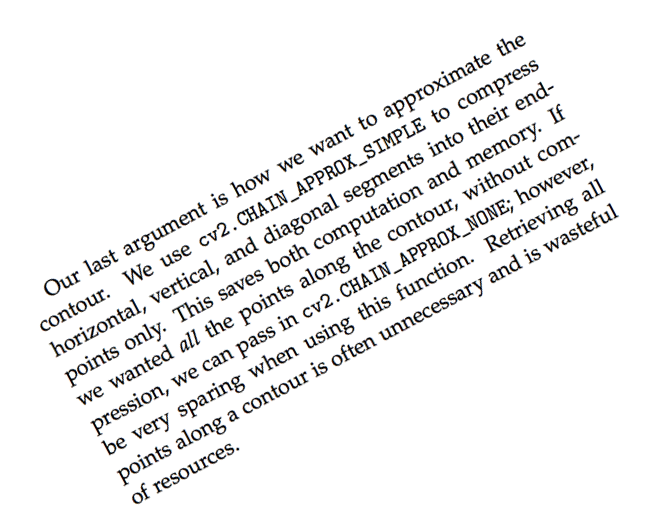
#> input picture Image Aligner/neg_28.png, 660 x 525 px, given in place of neg_28.png.png, which was not available
$ python align.py   (Python 2 division)   (older library calls are emulated)
#> lines starting #> are read from the running program, lines starting #| are printed output that depends on the picture; after the words box and inside, x2 and y2 are one past the last pixel; in counts of white or black regions, pixels touching at a corner belong together; long printed decimals are rounded; pictures that were not available may be replaced by others from this repository, and a replacement may not be noted
from scipy import misc, stats
from PIL import Image
import numpy as np
from skimage import feature, io
from skimage.transform import (hough_line, hough_line_peaks,
                               probabilistic_hough_line)

# hough image rotation
def Hough_Rotation (img, imgName):
    edges = feature.canny(img)
    h, theta, d = hough_line(edges)
    hac, angles, dists = hough_line_peaks(h, theta, d)

    deg = np.degrees(angles)
    angle = stats.mode(deg, axis = None).mode
    if (angle > 0):
        sumA = stats.mode(deg, axis = None).mode -90
    else:
        sumA = 90 + stats.mode(deg, axis = None).mode

    print sumA

    matrix = misc.toimage(h)
    matrix.save(imgName+'_Hough.png')

    Nmpy2PIL = misc.toimage(img)
    imgR = Nmpy2PIL.rotate(sumA, resample = Image.BICUBIC)
    imgR.save(imgName+'_rotation_hough.png')

# gets histogram from image. Horizontal Projection is calculated based
# on number of black pixels per line
def Hist_Projection (img):
    edges = feature.canny(img)
    n = edges.shape[0]
    Hist = np.zeros (n)
    for i in range(n):
        Hist[i] = np.sum(edges[i])
    return Hist

# rotates image for angles (-90 to 90) and calculates projection
# finds angle that histogram is most relevant and rotate in angle
def HorizontalP_Rotation (img, histogram, imgName):
    angleMax = 0
    diff = 0
    edgesP = feature.canny(img)
    for i in range (91):
        imgRP = misc.imrotate(edgesP, i, interp = 'bicubic')
        hRP = Hist_Projection (imgRP)

        imgRN = misc.imrotate(edgesP, -i, interp = 'bicubic')
        hRN = Hist_Projection (imgRN)

        mseRP = ((histogram - hRP)**2).mean( )
        mseRN = ((histogram - hRN)**2).mean( )

        if (diff < mseRP):
            diff = mseRP
            angleMax = i
        elif(diff < mseRN):
            diff = mseRN
            angleMax = -i

    img_projection = misc.imrotate(img, angleMax, interp = 'bicubic')
    io.imsave(imgName+'_rotation_projection.png', img_projection)

# main function
def main ( ):
    imgName= raw_input()
#> the answer given: neg_28.png
    img = misc.imread(imgName+'.png',mode ="L")
#> img: shape (525, 660); min 0, max 255, mean 240.8
    Hough_Rotation (img, imgName)
#> in Hough_Rotation, `edges = feature.canny(img)`:
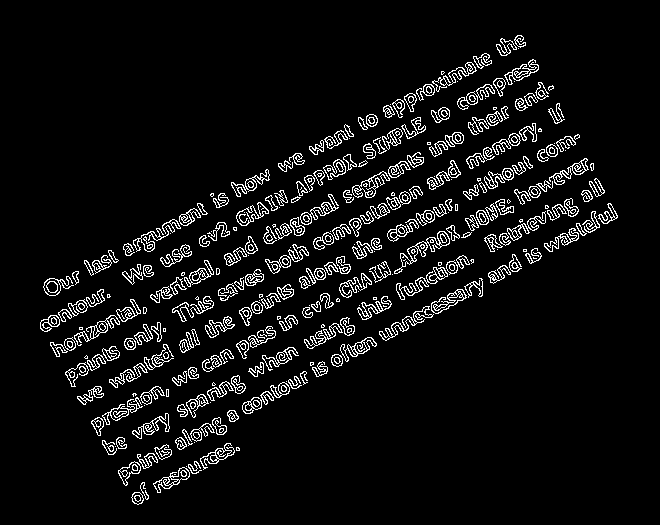
#> edges: shape (525, 660) bool; 6.3% white in thin lines or dots, all inside (x1, y1, x2, y2) = (40, 35, 618, 505)
#> in Hough_Rotation, `h, theta, d = hough_line(edges)`:
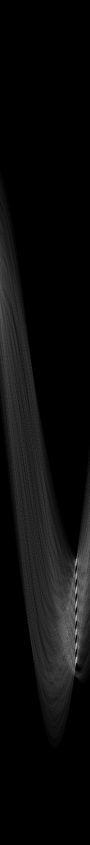
#> h: shape (1689, 180) uint64 (shown at 1/2 size); min 0, max 276, mean 13; drawn with min black and max white
#> in Hough_Rotation, `h, theta, d = hough_line(edges)`: theta = 180 values from -1.57 to 1.55; d = 1689 values from -844 to 844
#> in Hough_Rotation, `hac, angles, dists = hough_line_peaks(h, theta, d)`: hac = [276, 256, 244, 243, 243, 237, 229, 222, 221, 207, 168, 164, 163, 156, 151, 145]; angles = [1.08, 1.08, 1.08, 1.08, 1.08, 1.08, 1.08, 1.08, 1.08, 1.08, 0.785, 0.785, 0.785, 0.785, 0.785, 0.785]; dists = [481, 331, 453, 397, 359, 425, 313, 414, 275, 303, 424, 467, 371, 400, 453, 436]
#> in Hough_Rotation, `deg = np.degrees(angles)`: deg = [62, 62, 62, 62, 62, 62, 62, 62, 62, 62, 45, 45, 45, 45, 45, 45]
#| -28.000
#> in Hough_Rotation, `imgR = Nmpy2PIL.rotate(sumA, resample = Image.BICUBIC)`:
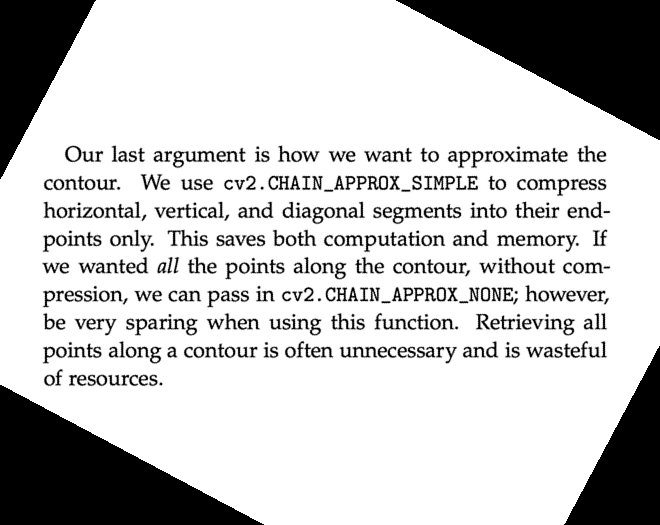
#> imgR: PIL image 660x525 L; min 0, max 255, mean 200.4

    histogram = Hist_Projection (img)
#> after the loop in Hist_Projection, `for i in range(n):`: Hist = 525 values, max 101 at index 236, min 0 at index 0, mean 41.79
#> histogram has the same summary as Hist in Hist_Projection
    HorizontalP_Rotation (img, histogram, imgName)
#> after the loop in HorizontalP_Rotation, `for i in range (91):`: angleMax = 0

#> (the run stopped early here; a loop or call above may not have finished)

$ run again, on Image Aligner/sample2.png
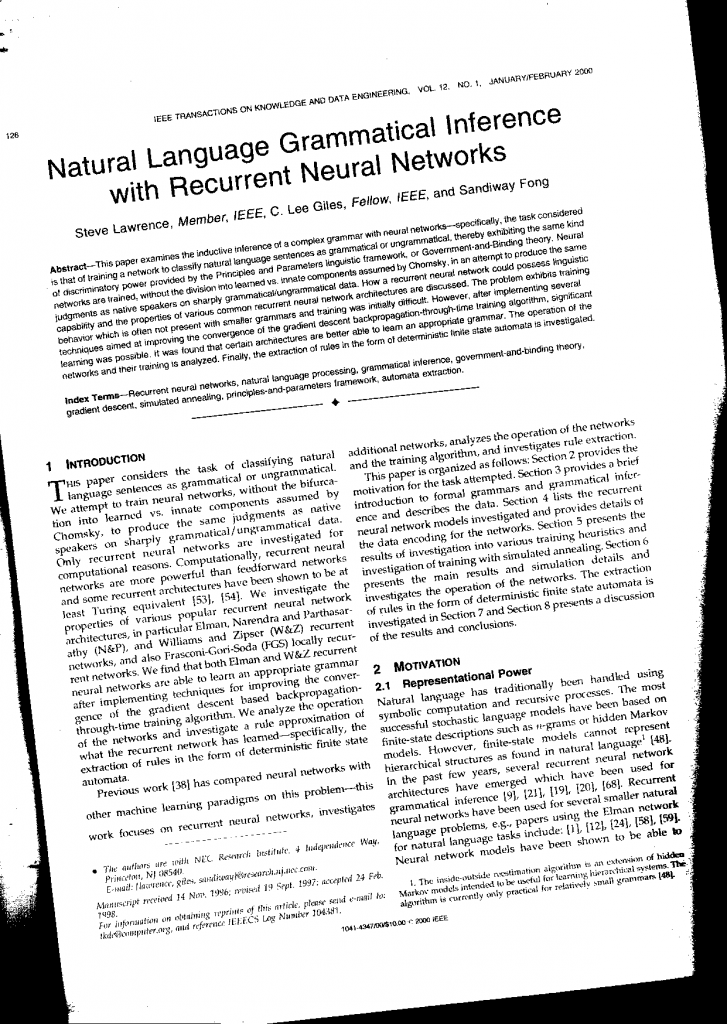
#> input picture Image Aligner/sample2.png, 727 x 1024 px, given in place of sample2.png.png, which was not available
#> in Hough_Rotation, `edges = feature.canny(img)`:
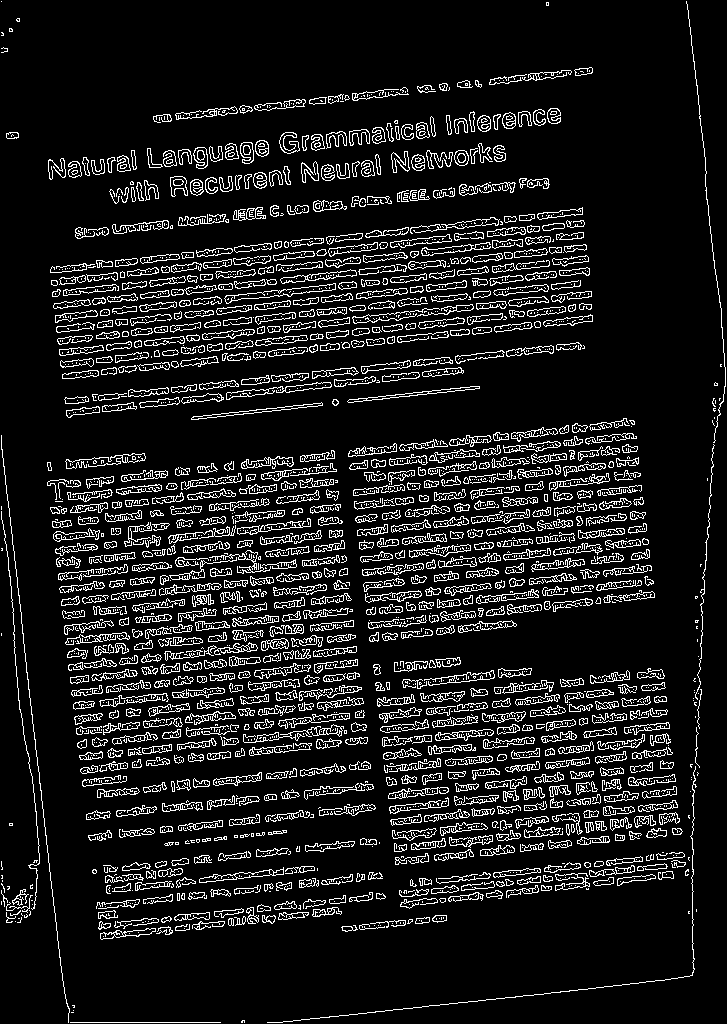
#> edges: shape (1024, 727) bool; 10.8% white in thin lines or dots
#> theta = 180 values from -1.57 to 1.55; d = 2513 values from -1256 to 1256
#> hac = 180 values, max 320 at index 0, min 161 at index 179, mean 194; angles = 180 values, max 1.47 at index 0, min -1.57 at index 156, mean 0.168; dists = 180 values, max 1045 at index 9, min -1022 at index 156, mean 245.6
#> deg = 180 values, max 84 at index 0, min -90 at index 156, mean 9.62
#| -6.000
#> in Hough_Rotation, `imgR = Nmpy2PIL.rotate(sumA, resample = Image.BICUBIC)`:
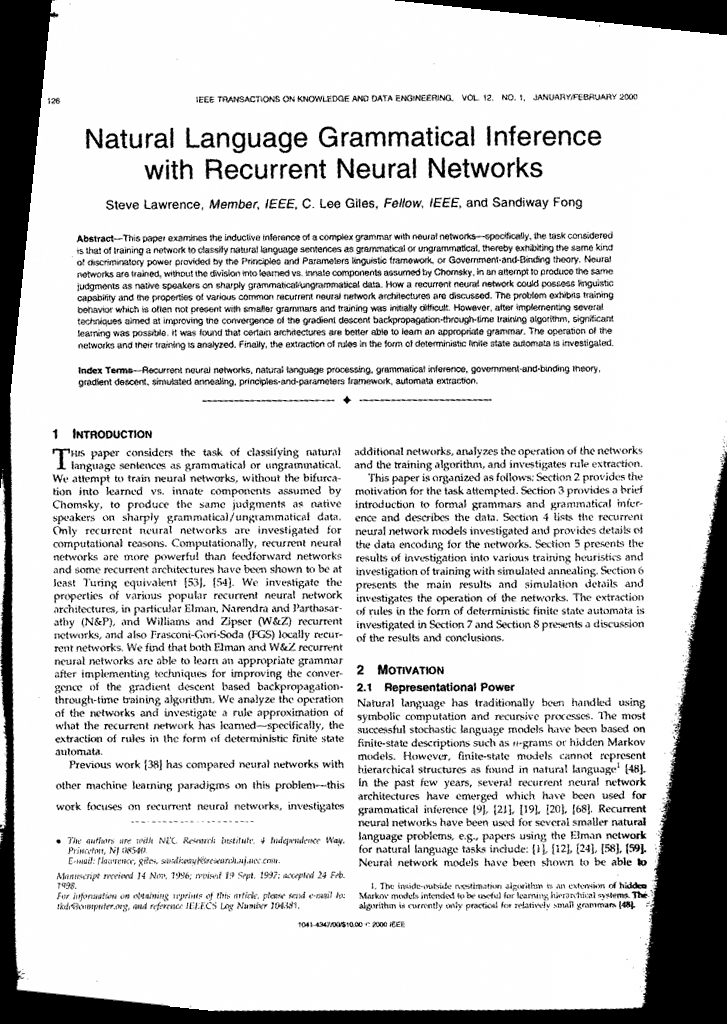
#> imgR: PIL image 727x1024 L; min 0, max 255, mean 211.6
#> after the loop in Hist_Projection, `for i in range(n):`: Hist = 1024 values, max 171 at index 1022, min 0 at index 0, mean 78.86
#> histogram has the same summary as Hist in Hist_Projection
#> after the loop in HorizontalP_Rotation, `for i in range (91):`: angleMax = 0
